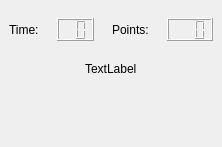
<?xml version="1.0" encoding="UTF-8"?>
<ui version="4.0">
 <class>Game</class>
 <widget class="QWidget" name="Game">
  <property name="geometry">
   <rect>
    <x>0</x>
    <y>0</y>
    <width>211</width>
    <height>147</height>
   </rect>
  </property>
  <property name="windowTitle">
   <string>Form</string>
  </property>
  <layout class="QVBoxLayout" name="verticalLayout">
   <property name="spacing">
    <number>18</number>
   </property>
   <property name="leftMargin">
    <number>9</number>
   </property>
   <property name="topMargin">
    <number>18</number>
   </property>
   <property name="rightMargin">
    <number>9</number>
   </property>
   <property name="bottomMargin">
    <number>18</number>
   </property>
   <item>
    <layout class="QHBoxLayout" name="horizontalLayout">
     <item>
      <spacer name="horizontalSpacer_2">
       <property name="orientation">
        <enum>Qt::Horizontal</enum>
       </property>
       <property name="sizeHint" stdset="0">
        <size>
         <width>33</width>
         <height>20</height>
        </size>
       </property>
      </spacer>
     </item>
     <item>
      <widget class="QLabel" name="label_2">
       <property name="text">
        <string>Time:</string>
       </property>
      </widget>
     </item>
     <item>
      <widget class="QLCDNumber" name="lcdNumber">
       <property name="numDigits">
        <number>2</number>
       </property>
      </widget>
     </item>
     <item>
      <spacer name="horizontalSpacer">
       <property name="orientation">
        <enum>Qt::Horizontal</enum>
       </property>
       <property name="sizeHint" stdset="0">
        <size>
         <width>32</width>
         <height>20</height>
        </size>
       </property>
      </spacer>
     </item>
     <item>
      <widget class="QLabel" name="label_3">
       <property name="text">
        <string>Points:</string>
       </property>
      </widget>
     </item>
     <item>
      <widget class="QLCDNumber" name="lcdNumber_2">
       <property name="numDigits">
        <number>3</number>
       </property>
      </widget>
     </item>
     <item>
      <spacer name="horizontalSpacer_3">
       <property name="orientation">
        <enum>Qt::Horizontal</enum>
       </property>
       <property name="sizeHint" stdset="0">
        <size>
         <width>33</width>
         <height>20</height>
        </size>
       </property>
      </spacer>
     </item>
    </layout>
   </item>
   <item>
    <layout class="QHBoxLayout" name="horizontalLayout_2">
     <item>
      <spacer name="horizontalSpacer_4">
       <property name="orientation">
        <enum>Qt::Horizontal</enum>
       </property>
       <property name="sizeHint" stdset="0">
        <size>
         <width>133</width>
         <height>20</height>
        </size>
       </property>
      </spacer>
     </item>
     <item>
      <widget class="QLabel" name="label">
       <property name="text">
        <string>TextLabel</string>
       </property>
      </widget>
     </item>
     <item>
      <spacer name="horizontalSpacer_5">
       <property name="orientation">
        <enum>Qt::Horizontal</enum>
       </property>
       <property name="sizeHint" stdset="0">
        <size>
         <width>133</width>
         <height>20</height>
        </size>
       </property>
      </spacer>
     </item>
    </layout>
   </item>
   <item>
    <widget class="QWidget" name="widget" native="true"/>
   </item>
   <item>
    <spacer name="verticalSpacer">
     <property name="orientation">
      <enum>Qt::Vertical</enum>
     </property>
     <property name="sizeHint" stdset="0">
      <size>
       <width>17</width>
       <height>2</height>
      </size>
     </property>
    </spacer>
   </item>
  </layout>
 </widget>
 <resources/>
 <connections/>
</ui>
